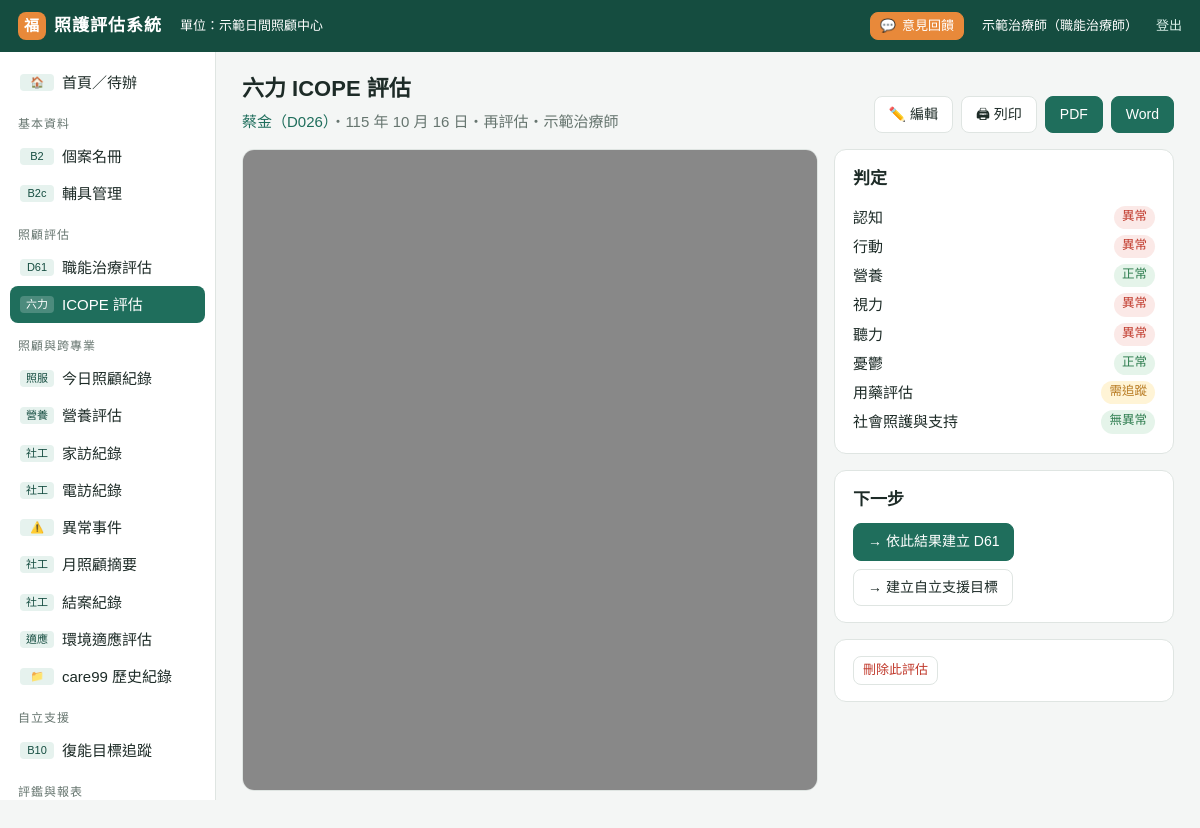
/a/42 (signed in), run on an earlier commit of the app's database.
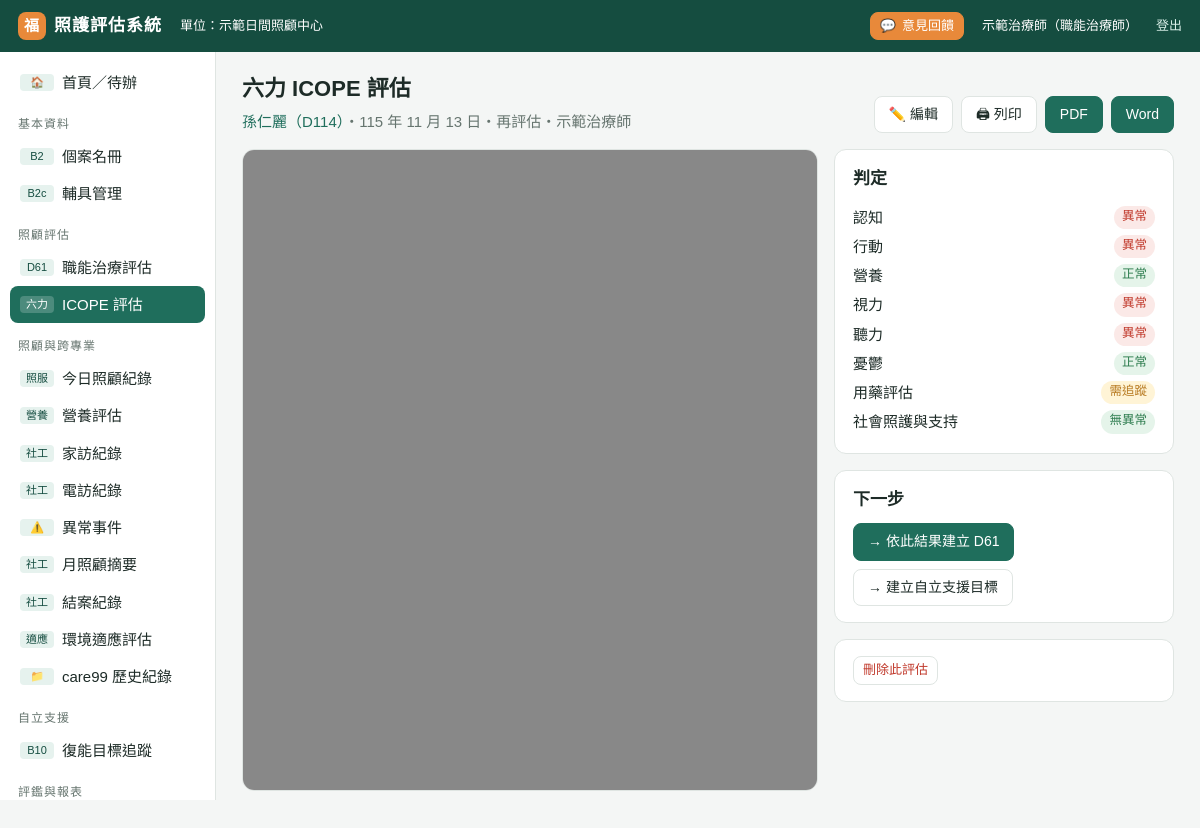
And on a later commit of the database.
### tables this page shows
CREATE TABLE assessments (id INTEGER PRIMARY KEY, client_id INTEGER, type TEXT, date TEXT,
  assessor TEXT, kind TEXT, data TEXT, summary TEXT, note TEXT, next_due TEXT, keyed INTEGER DEFAULT 0,
  created TEXT, updated TEXT, source_id TEXT);

### app.py (the view)
@app.route("/a/<int:aid>")
@login_required
def assess_view(aid):
    a = get_assess(aid)
    c = get_client(a["client_id"])
    c["age"] = age_at(c.get("birth"), a["date"])
    prev = None
    if a["type"] == "D61":
        older = [x for x in client_assess(c["id"], ["D61"]) if (x["date"], x["id"]) < (a["date"], a["id"])]
        prev = older[0] if older else None
    return render_template("assess_view.html", a=a, c=c, prev=prev,
                           changes=S.compare_d61(prev["data"], a["data"]) if prev else [],
                           judge=S.icope_auto(a["data"]) if a["type"] == "ICOPE" else None)

### app.py (called while the page is built)
def db():
    if "db" not in g:
        g.db = sqlite3.connect(DB_PATH)
        g.db.row_factory = sqlite3.Row
        g.db.execute("PRAGMA foreign_keys=ON")
    return g.db

@app.teardown_appcontext
def _close(_):
    d = g.pop("db", None)
    if d is not None:
        d.close()

def setting(key):
    r = db().execute("SELECT value FROM settings WHERE key=?", (key,)).fetchone()
    return r["value"] if r else DEFAULT_SETTINGS.get(key, "")

def to_date(s):
    if not s:
        return None
    if isinstance(s, (date, datetime)):
        return s if isinstance(s, date) and not isinstance(s, datetime) else s.date()
    s = str(s).strip().replace(".", "/").replace("-", "/")
    parts = s.split("/")
    try:
        y, m, d = (int(p) for p in parts[:3])
    except ValueError:
        return None
    if y < 1000:
        y += 1911
    try:
        return date(y, m, d)
    except ValueError:
        return None

def roc(s, sep="/"):
    d = to_date(s)
    return f"{d.year - 1911}{sep}{d.month:02d}{sep}{d.day:02d}" if d else ""

def roc_long(s):
    d = to_date(s)
    return f"{d.year - 1911} 年 {d.month} 月 {d.day} 日" if d else "　　 年　 月　 日"

### templates/assess_view.html (shortened to what this page needs)
{% extends "base.html" %}
{% block body %}
<div class="pagehead">
  <div><h1>{{ 'D61 職能治療評估' if a.type=='D61' else '六力 ICOPE 評估' }}</h1>
  <div class="muted"><a href="{{ url_for('client_view', cid=c.id) }}">{{ c.label }}</a>・{{ a.date|roc_long }}・{{ a.kind }}・{{ a.assessor }}</div></div>
  <div class="btns">
    <a class="btn" href="{{ url_for('assess_edit', typ=a.type|lower, aid=a.id) }}">✏️ 編輯</a>
    <a class="btn" href="{{ url_for('print_assess', aid=a.id) }}" target="_blank">🖨 列印</a>
    <a class="btn pri" href="{{ url_for('export_assess', aid=a.id, fmt='pdf') }}">PDF</a>
    <a class="btn pri" href="{{ url_for('export_assess', aid=a.id, fmt='docx') }}">Word</a>
  </div>
</div>
<div class="grid view-grid">
<div class="card frame-card hide-m" style="padding:0;overflow:hidden"><iframe src="{{ url_for('print_assess', aid=a.id) }}" class="preview"></iframe></div>
<div>
  {% if a.type=='D61' %}
  <div class="card">
    <h2>care99 登打</h2>
    <form method="post" action="{{ url_for('assess_keyed', aid=a.id) }}">
      {% if a.keyed %}<span class="b ok">已登打</span> <button class="btn sm">改為未登打</button>
      {% else %}<span class="b warn">尚未登打</span> <button class="btn sm pri">標記為已登打</button>{% endif %}
    </form>
    <p class="small muted">左側表單欄位順序與 care99 D61 相同，可對照逐項勾選。</p>
    <button class="btn sm" onclick="navigator.clipboard.writeText(document.getElementById('sm').textContent);this.textContent='已複製 ✓'">複製「整體評估建議」</button>
    <div id="sm" style="display:none">{{ a.summary }}</div>
  </div>
  {% if changes %}<div class="card"><h2>與上次（{{ prev.date|roc }}）比較</h2>
    <ul class="changes small" style="padding-left:18px;margin:0">{% for lbl, a1, a2, k in changes %}<li class="{{ k }}">{{ lbl }}：{{ a1 }} → <b>{{ a2 }}</b>（{{ k }}）</li>{% endfor %}</ul></div>{% endif %}
  {% else %}
  <div class="card"><h2>判定</h2>
    {% for k, l in S.ICOPE_ALL %}<div style="display:flex;justify-content:space-between;padding:3px 0"><span>{{ l }}</span><span class="b {{ judge.get(k,'') }}">{{ judge.get(k) or '—' }}</span></div>{% endfor %}
  </div>
  <div class="card"><h2>下一步</h2>
    <a class="btn pri" href="{{ url_for('assess_edit', typ='d61', client=c.id, **{'from':'icope'}) }}">→ 依此結果建立 D61</a>
    <a class="btn" style="margin-top:8px" href="{{ url_for('goals_from_icope', aid=a.id) }}">→ 建立自立支援目標</a>
  </div>
  {% endif %}
  <div class="card"><form method="post" action="{{ url_for('assess_delete', aid=a.id) }}" onsubmit="return confirm('確定刪除這筆評估？刪除後無法復原（每日自動備份可找回）。')">
    <button class="btn sm danger">刪除此評估</button></form></div>
</div>
</div>
{% endblock %}

### templates/base.html (shortened to what this page needs)
<!doctype html>
<html lang="zh-Hant">
<head>
<link rel="stylesheet" href="{{ url_for('static', filename='app.css', v=css_ver()) }}">
</head>
<body>
{% set ep = request.endpoint %}
{% set typ = (request.view_args or {}).get('typ', '')|lower %}
<div class="top">
  <a class="logo" href="{{ url_for('home') }}"><i>福</i><span>照護評估系統</span></a>
  <span class="small hide-m">單位：{{ center }}</span>
  <a class="btn sm acc fb-btn" href="{{ url_for('feedback', page=request.path) }}">💬<span class="hide-m"> 意見回饋</span></a>
  <span class="small hide-m">{{ me.name }}{% if me.title %}（{{ me.title }}）{% endif %}</span>
  <a class="small hide-m" href="{{ url_for('logout') }}">登出</a>
</div>
<div class="wrap">
<nav class="side">
  <a href="{{ url_for('home') }}" class="{{ 'on' if ep=='home' }}"><code>🏠</code><span>首頁／待辦</span></a>
  <div class="grp">基本資料</div>
  <a href="{{ url_for('clients') }}" class="{{ 'on' if ep in ('clients','client_view','client_edit') }}"><code>B2</code><span>個案名冊</span></a>
  <a href="{{ url_for('aids') }}" class="{{ 'on' if ep=='aids' }}"><code>B2c</code><span>輔具管理</span></a>
  <div class="grp">照顧評估</div>
  <a href="{{ url_for('assess_list', typ='d61') }}" class="{{ 'on' if typ=='d61' or (ep=='assess_view' and a and a.type=='D61') }}"><code>D61</code><span>職能治療評估</span></a>
  <a href="{{ url_for('assess_list', typ='icope') }}" class="{{ 'on' if typ=='icope' or (ep=='assess_view' and a and a.type=='ICOPE') }}"><code>六力</code><span>ICOPE 評估</span></a>
  <div class="grp">照顧與跨專業</div>
  <a href="{{ url_for('daily') }}" class="{{ 'on' if ep=='daily' }}"><code>照服</code><span>今日照顧紀錄</span></a>
  <a href="{{ url_for('records_list', module='MNA') }}" class="{{ 'on' if ep in ('nutri_form',) or (ep in ('records_list','record_view') and (request.view_args or {}).get('module')=='MNA') }}"><code>營養</code><span>營養評估</span></a>
  <a href="{{ url_for('records_list', module='HV') }}" class="{{ 'on' if ep=='hv_form' or (ep in ('records_list','record_view') and (request.view_args or {}).get('module')=='HV') }}"><code>社工</code><span>家訪紀錄</span></a>
  <a href="{{ url_for('records_list', module='PC') }}" class="{{ 'on' if (ep in ('simple_form','pc_batch') and (request.view_args or {}).get('mod','PC')=='PC') or (ep in ('records_list','record_view') and (request.view_args or {}).get('module')=='PC') }}"><code>社工</code><span>電訪紀錄</span></a>
  <a href="{{ url_for('records_list', module='IR') }}" class="{{ 'on' if (ep=='simple_form' and (request.view_args or {}).get('mod')=='IR') or (ep in ('records_list','record_view') and (request.view_args or {}).get('module')=='IR') }}"><code>⚠️</code><span>異常事件</span></a>
  <a href="{{ url_for('records_list', module='MS') }}" class="{{ 'on' if (ep=='simple_form' and (request.view_args or {}).get('mod')=='MS') or (ep in ('records_list','record_view') and (request.view_args or {}).get('module')=='MS') }}"><code>社工</code><span>月照顧摘要</span></a>
  <a href="{{ url_for('records_list', module='CL') }}" class="{{ 'on' if (ep=='simple_form' and (request.view_args or {}).get('mod')=='CL') or (ep in ('records_list','record_view') and (request.view_args or {}).get('module')=='CL') }}"><code>社工</code><span>結案紀錄</span></a>
  <a href="{{ url_for('records_list', module='EA') }}" class="{{ 'on' if (ep=='simple_form' and (request.view_args or {}).get('mod')=='EA') or (ep in ('records_list','record_view') and (request.view_args or {}).get('module')=='EA') }}"><code>適應</code><span>環境適應評估</span></a>
  <a href="{{ url_for('records_index') }}" class="{{ 'on' if ep=='records_index' or (ep in ('records_list','record_view') and (request.view_args or {}).get('module') not in ('MNA','HV','PC','IR','MS','CL','EA')) }}"><code>📁</code><span>care99 歷史紀錄</span></a>
  <div class="grp">自立支援</div>
  <a href="{{ url_for('goals') }}" class="{{ 'on' if ep in ('goals','goals_from_icope') }}"><code>B10</code><span>復能目標追蹤</span></a>
  <div class="grp">評鑑與報表</div>
</nav>
<main>
  {% block body %}{% endblock %}
</main>
</div>
</body>
</html>

What changed in the data, as far as the page shows it:
changed assessments "六力 ICOPE 評估": date|roc_long "115 年 10 月 16 日" → "115 年 11 月 13 日"
Also different on the page:
{{ c.label }}: "蔡金（D026）" → "孫仁麗（D114）"
